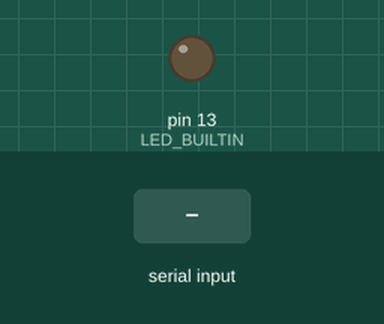
Simulated run of this sketch. Board: Arduino Uno, built with avr-gcc and run on an emulated ATmega328P. Shown: output pins drawn as LEDs (lit = HIGH). The test bench sets the inputs (shaded band). What the sketch prints to the serial monitor is not drawn.

Above: at 1.2 s.
1.3 s: "1" received over Serial
At 2.2 s:
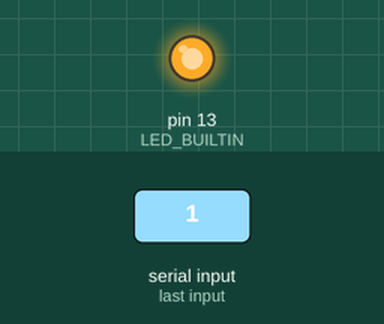
Timing chart, 0 to 4.3 s (numbered marks = the images above; inputs shaded):
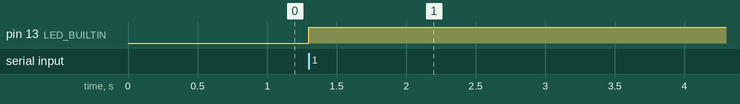

The sketch:

rs485_echo.ino
```cpp
 /**
 * Simple echo device that echos every received character on the RS485 serial connection to the sender in combination with this shield:
 *
 * Flash this onto the Arduino board WITHOUT the shield being attached.
 *
 * If the shield is attached and the mode-switch is in "ON", it looks like the shield takes over the serial connection of the arduino, so that
 * serial communication and flashing new programs via USB is not possible. So put it to "OFF" when flashing and the other switch in auto rather than manual when operating. Used for the ttytool
 */

#define BAUD_RATE   115200

void setup()
{
  Serial.begin(BAUD_RATE);
  pinMode(LED_BUILTIN, OUTPUT);
}


void loop()
{
  // Serial data is pending
  if (Serial.available()
  )
  {
    digitalWrite(LED_BUILTIN, HIGH);


    String temp;
    temp=Serial.readString();
    temp.concat(" OK");
    Serial.println(temp);
    Serial.flush();
  }
}
```

Measured:
- after the input at 1.3 s, pin 13 (LED_BUILTIN): LOW → HIGH at once
